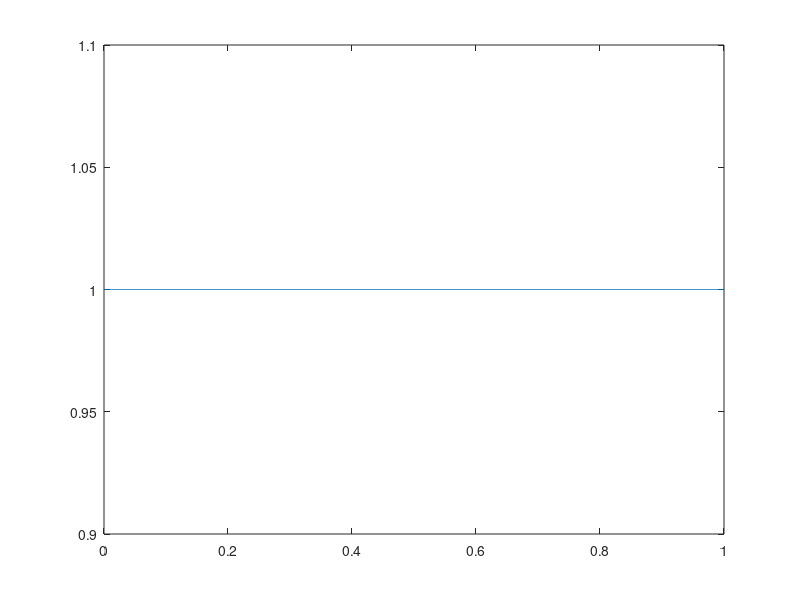
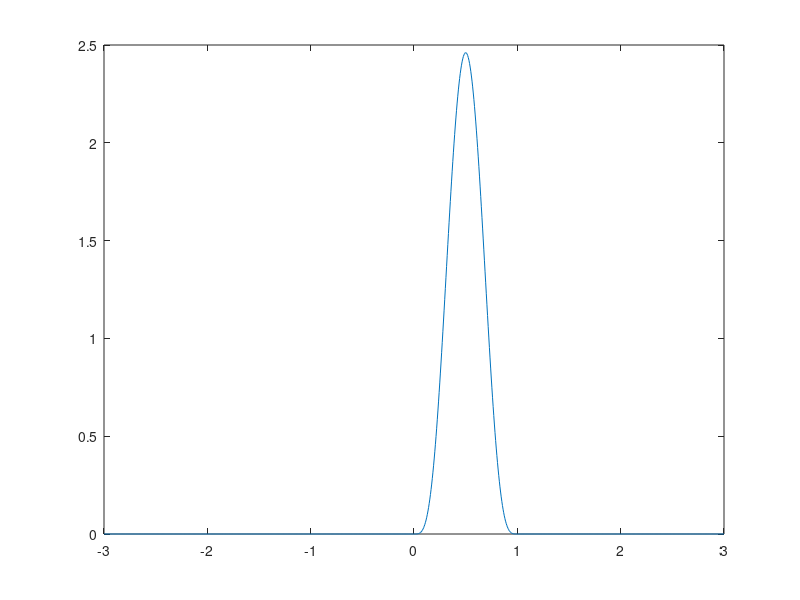
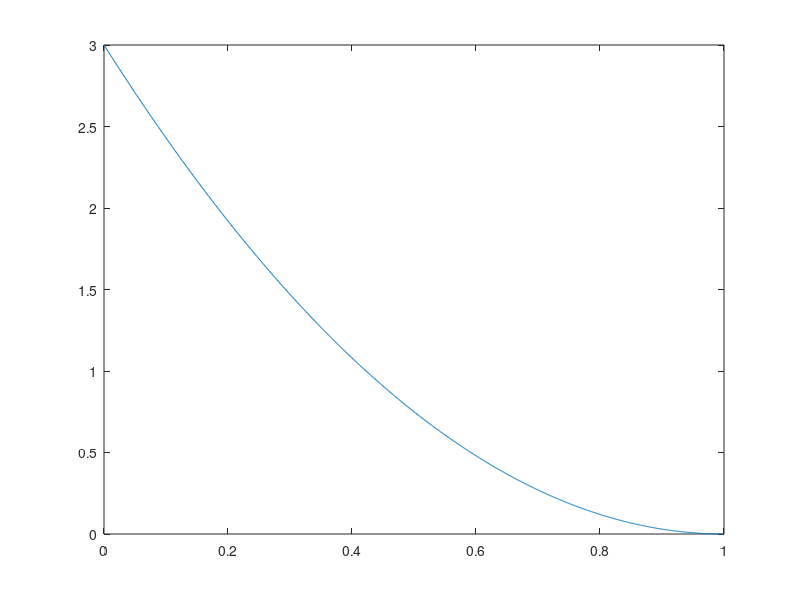

The MATLAB script that drew these images, in order:
pkg load statisticsclose all% numero de simulacionesn = 1000;% vector de probabilidadesp = linspace(0,1,n);% uniformealpha=1;beta=1;plot(p, betapdf(p,alpha,beta))figure% parecido a normalalpha=5;beta=5;p = linspace(-3,3,n);plot(p, betapdf(p,alpha,beta))figure% parecido a exponencial negativaalpha=1;beta=3;p = linspace(0,1,n);plot(p, betapdf(p,alpha,beta))